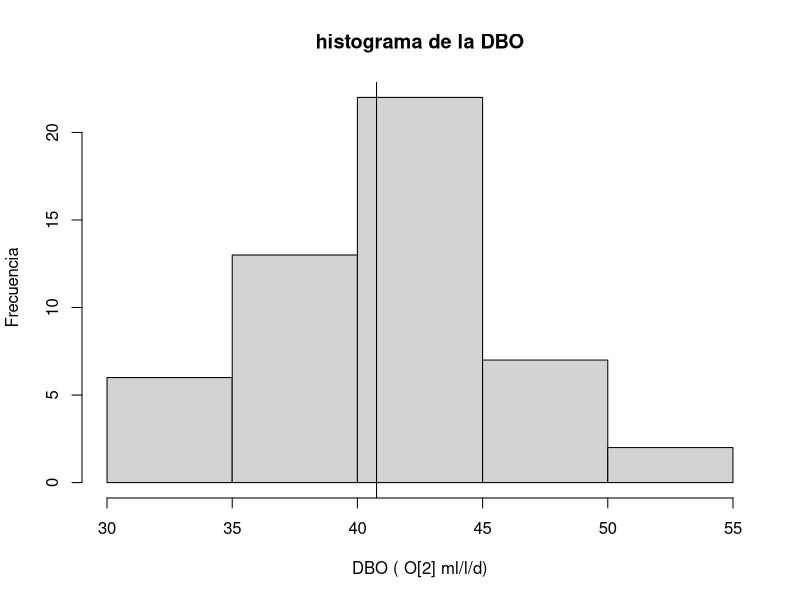
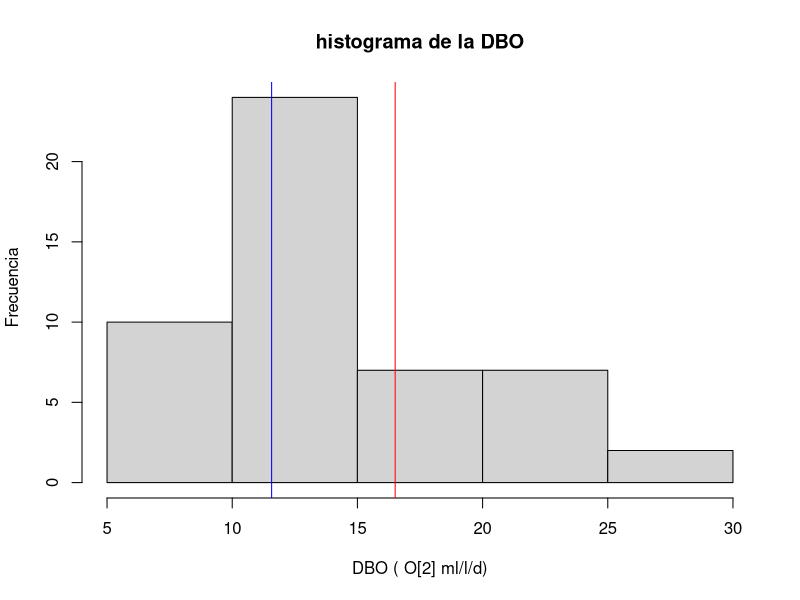
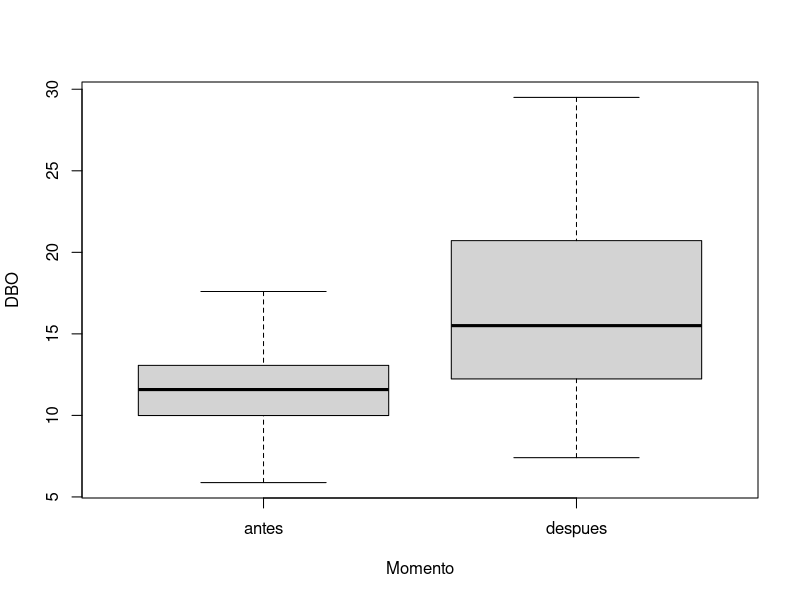

Recreate these plots in R, in order.
## ---- chunk 1
library(tidyverse)
## ---- chunk 2
datos1 <- read_csv("datos1.csv")
## ---- chunk 3
hist(datos1$DBO, main = "histograma de la DBO", xlab = paste("DBO (", expression(O[2]), "ml/l/d)"), ylab =" Frecuencia")
abline(v=mean(datos1$DBO))


## ---- chunk 4

sd(datos1$DBO)/sqrt(length(datos1$DBO))

## ---- chunk 5
t.test(datos1$DBO, alternative = "greater", mu = 30)

## ---- chunk 6
datos2 <- read_csv("datos2.csv")
## ---- chunk 7
hist(datos2$DBO, main = "histograma de la DBO", xlab = paste("DBO (", expression(O[2]), "ml/l/d)"), ylab =" Frecuencia")
abline(v = mean(datos2$DBO[1:25]), col = "blue")
abline(v = mean(datos2$DBO[26:50]),  col = "red")

boxplot(DBO~Momento, data = datos2)
## ---- chunk 8

## ---- chunk 9
qt(0.05, df = 48)
## ---- chunk 10
t.test(DBO~Momento, data = datos2, alternative = "l")

## ---- chunk 11
t.test(DBO~Momento, data = datos2, alternative = "l", var.equal = TRUE)

